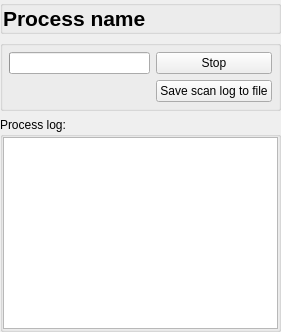
     <widget class="QWidget" name="WizardPage7" >
      <layout class="QVBoxLayout" >
       <property name="spacing" >
        <number>6</number>
       </property>
       <property name="leftMargin" >
        <number>0</number>
       </property>
       <property name="topMargin" >
        <number>0</number>
       </property>
       <property name="rightMargin" >
        <number>0</number>
       </property>
       <property name="bottomMargin" >
        <number>0</number>
       </property>
       <item>
        <widget class="QGroupBox" name="buttonGroup8_2" >
         <property name="title" >
          <string/>
         </property>
         <layout class="QHBoxLayout" >
          <property name="spacing" >
           <number>6</number>
          </property>
          <property name="leftMargin" >
           <number>0</number>
          </property>
          <property name="topMargin" >
           <number>0</number>
          </property>
          <property name="rightMargin" >
           <number>0</number>
          </property>
          <property name="bottomMargin" >
           <number>0</number>
          </property>
          <item>
           <widget class="QLabel" name="processname" >
            <property name="font" >
             <font>
              <pointsize>16</pointsize>
              <weight>75</weight>
              <bold>true</bold>
             </font>
            </property>
            <property name="text" >
             <string>Process name</string>
            </property>
            <property name="wordWrap" >
             <bool>false</bool>
            </property>
           </widget>
          </item>
         </layout>
        </widget>
       </item>
       <item>
        <widget class="QGroupBox" name="buttonGroup7" >
         <property name="title" >
          <string/>
         </property>
         <layout class="QGridLayout" >
          <property name="leftMargin" >
           <number>6</number>
          </property>
          <property name="topMargin" >
           <number>6</number>
          </property>
          <property name="rightMargin" >
           <number>6</number>
          </property>
          <property name="bottomMargin" >
           <number>6</number>
          </property>
          <property name="horizontalSpacing" >
           <number>6</number>
          </property>
          <property name="verticalSpacing" >
           <number>6</number>
          </property>
          <item row="0" column="0" >
           <widget class="QProgressBar" name="discoveryprogress" >
            <property name="orientation" >
             <enum>Qt::Horizontal</enum>
            </property>
           </widget>
          </item>
          <item row="0" column="1" >
           <widget class="QPushButton" name="discoveryStopButton" >
            <property name="text" >
             <string>Stop</string>
            </property>
           </widget>
          </item>
          <item row="1" column="1" >
           <widget class="QPushButton" name="logSaveButton" >
            <property name="text" >
             <string>Save scan log to file</string>
            </property>
           </widget>
          </item>
          <item row="1" column="0" >
           <spacer>
            <property name="orientation" >
             <enum>Qt::Horizontal</enum>
            </property>
            <property name="sizeType" >
             <enum>QSizePolicy::Expanding</enum>
            </property>
            <property name="sizeHint" >
             <size>
              <width>141</width>
              <height>20</height>
             </size>
            </property>
           </spacer>
          </item>
         </layout>
        </widget>
       </item>
       <item>
        <widget class="QGroupBox" name="buttonGroup8" >
         <property name="title" >
          <string>Process log:</string>
         </property>
         <layout class="QVBoxLayout" >
          <property name="spacing" >
           <number>6</number>
          </property>
          <property name="leftMargin" >
           <number>0</number>
          </property>
          <property name="topMargin" >
           <number>0</number>
          </property>
          <property name="rightMargin" >
           <number>0</number>
          </property>
          <property name="bottomMargin" >
           <number>0</number>
          </property>
          <item>
           <widget class="QTextEdit" name="discoverylog" >
            <property name="readOnly" >
             <bool>true</bool>
            </property>
           </widget>
          </item>
         </layout>
        </widget>
       </item>
      </layout>
     </widget>
